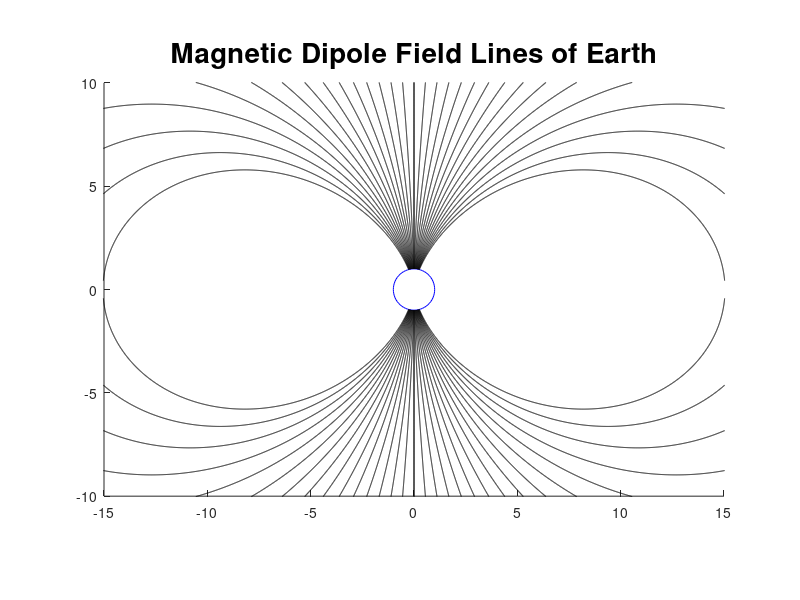
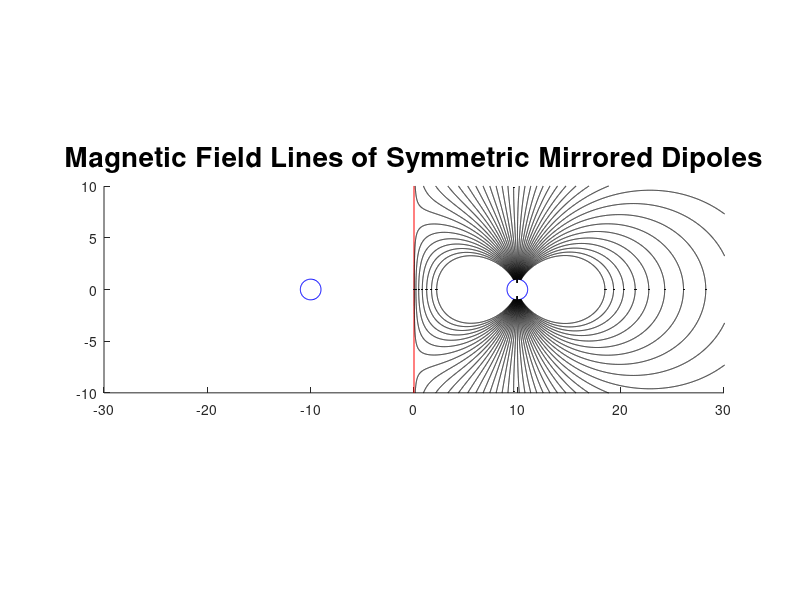

Here is the MATLAB script that generated these plots, in order:
clc; clear;
xm=15; ym=10; x=linspace(-xm,xm,500); y=linspace(-ym,ym,500);
[X,Y]=meshgrid(x,y); X(X==0)=1e-6; Y(Y==0)=1e-6;

N=5000; xt=zeros(1,N); yt=zeros(1,N); l=0.01;

figure(1); xlim([-xm xm]); ylim([-ym ym]);
rectangle('Position', [0-1, 0-1, 2, 2], 'Curvature', [1, 1], ...
          'EdgeColor', 'b', 'FaceColor', 'none'); % First dipole (blue circle)
hold on;

for jj=75:1:90
    theta=jj*pi/180; xt(1)=cos(theta); yt(1)=sin(theta);
    for ii=1:N-1
        k=2*yt(ii)./3./xt(ii)-xt(ii)/3./yt(ii);
        xt(ii+1)=xt(ii)+l*(1+k.^2)^(-0.5);
        yt(ii+1)=yt(ii)+l*k*(1+k.^2)^(-0.5);
    end
    plot(xt,yt,'k'); plot(-xt,yt,'k');
    plot(xt,-yt,'k'); plot(-xt,-yt,'k');
end
title('Magnetic Dipole Field Lines of Earth','FontSize',20);
axis equal;

%%
figure(2); xlim([-2*xm 2*xm]); ylim([-ym ym]);
rectangle('Position', [10-1, 0-1, 2, 2], 'Curvature', [1, 1], ...
          'EdgeColor', 'b', 'FaceColor', 'none'); % First dipole (blue circle)
hold on;
rectangle('Position', [-10-1, 0-1, 2, 2], 'Curvature', [1, 1], ...
          'EdgeColor', 'b', 'FaceColor', 'none'); % First dipole (blue circle)
plot([0; 0], [-2*ym; 2*ym],'r'); 
for jj=70:1:90
    theta=jj*pi/180; xt(1)=10+cos(theta); yt(1)=sin(theta);
    for ii=1:N-1
        r1=((xt(ii)-10)^2+yt(ii)^2)^0.5;
        r2=((xt(ii)+10)^2+yt(ii)^2)^0.5;
        k=((2*yt(ii)^2-(xt(ii)-10)^2)/r1^5+(2*yt(ii)^2-(xt(ii)+10)^2)/r2^5) / (3*yt(ii)*(xt(ii)-10)/r1^5+3*yt(ii)*(xt(ii)+10)/r2^5);
        xt(ii+1)=xt(ii)+l*(1+k^2)^(-0.5);
        yt(ii+1)=yt(ii)+l*k*(1+k^2)^(-0.5);
    end
    plot(xt,yt,'k'); plot(xt,-yt,'k');
end

for jj=90:1:110
    theta=jj*pi/180; xt(1)=10+cos(theta); yt(1)=sin(theta);
    for ii=1:N-1
        r1=((xt(ii)-10)^2+yt(ii)^2)^0.5;
        r2=((xt(ii)+10)^2+yt(ii)^2)^0.5;
        k=((2*yt(ii)^2-(xt(ii)-10)^2)/r1^5+(2*yt(ii)^2-(xt(ii)+10)^2)/r2^5) / (3*yt(ii)*(xt(ii)-10)/r1^5+3*yt(ii)*(xt(ii)+10)/r2^5);
        xt(ii+1)=xt(ii)-l*(1+k^2)^(-0.5);
        yt(ii+1)=yt(ii)-l*k*(1+k^2)^(-0.5);
    end
    plot(xt,yt,'k'); plot(xt,-yt,'k');
end
title('Magnetic Field Lines of Symmetric Mirrored Dipoles', 'FontSize', 20);
axis equal;